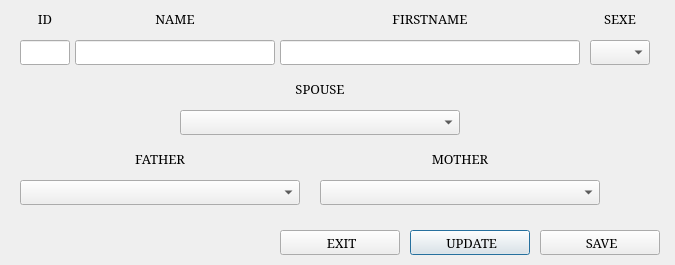
<?xml version="1.0" encoding="UTF-8"?>
<ui version="4.0">
 <class>Individual</class>
 <widget class="QDialog" name="Individual">
  <property name="geometry">
   <rect>
    <x>0</x>
    <y>0</y>
    <width>675</width>
    <height>265</height>
   </rect>
  </property>
  <property name="font">
   <font>
    <family>Serif</family>
    <pointsize>10</pointsize>
   </font>
  </property>
  <property name="windowTitle">
   <string>INDIVIDUAL</string>
  </property>
  <property name="windowIcon">
   <iconset>
    <normaloff>ressources_png/new.png</normaloff>ressources_png/new.png</iconset>
  </property>
  <widget class="QLabel" name="label60">
   <property name="geometry">
    <rect>
     <x>20</x>
     <y>10</y>
     <width>50</width>
     <height>17</height>
    </rect>
   </property>
   <property name="font">
    <font>
     <family>Serif</family>
     <pointsize>10</pointsize>
    </font>
   </property>
   <property name="text">
    <string>ID</string>
   </property>
   <property name="alignment">
    <set>Qt::AlignCenter</set>
   </property>
  </widget>
  <widget class="QLabel" name="label61">
   <property name="geometry">
    <rect>
     <x>75</x>
     <y>10</y>
     <width>200</width>
     <height>17</height>
    </rect>
   </property>
   <property name="font">
    <font>
     <family>Serif</family>
     <pointsize>10</pointsize>
    </font>
   </property>
   <property name="text">
    <string>NAME</string>
   </property>
   <property name="alignment">
    <set>Qt::AlignCenter</set>
   </property>
  </widget>
  <widget class="QLabel" name="label62">
   <property name="geometry">
    <rect>
     <x>280</x>
     <y>10</y>
     <width>300</width>
     <height>17</height>
    </rect>
   </property>
   <property name="font">
    <font>
     <family>Serif</family>
     <pointsize>10</pointsize>
    </font>
   </property>
   <property name="text">
    <string>FIRSTNAME</string>
   </property>
   <property name="alignment">
    <set>Qt::AlignCenter</set>
   </property>
  </widget>
  <widget class="QLineEdit" name="Firstname">
   <property name="geometry">
    <rect>
     <x>280</x>
     <y>40</y>
     <width>300</width>
     <height>25</height>
    </rect>
   </property>
  </widget>
  <widget class="QLineEdit" name="Name">
   <property name="geometry">
    <rect>
     <x>75</x>
     <y>40</y>
     <width>200</width>
     <height>25</height>
    </rect>
   </property>
  </widget>
  <widget class="QLineEdit" name="Id">
   <property name="geometry">
    <rect>
     <x>20</x>
     <y>40</y>
     <width>50</width>
     <height>25</height>
    </rect>
   </property>
   <property name="alignment">
    <set>Qt::AlignRight|Qt::AlignTrailing|Qt::AlignVCenter</set>
   </property>
   <property name="readOnly">
    <bool>true</bool>
   </property>
  </widget>
  <widget class="QLabel" name="label65">
   <property name="geometry">
    <rect>
     <x>20</x>
     <y>150</y>
     <width>280</width>
     <height>17</height>
    </rect>
   </property>
   <property name="font">
    <font>
     <family>Serif</family>
     <pointsize>10</pointsize>
    </font>
   </property>
   <property name="text">
    <string>FATHER</string>
   </property>
   <property name="alignment">
    <set>Qt::AlignCenter</set>
   </property>
  </widget>
  <widget class="QLabel" name="label66">
   <property name="geometry">
    <rect>
     <x>320</x>
     <y>150</y>
     <width>280</width>
     <height>17</height>
    </rect>
   </property>
   <property name="font">
    <font>
     <family>Serif</family>
     <pointsize>10</pointsize>
    </font>
   </property>
   <property name="text">
    <string>MOTHER</string>
   </property>
   <property name="alignment">
    <set>Qt::AlignCenter</set>
   </property>
  </widget>
  <widget class="QComboBox" name="Father">
   <property name="geometry">
    <rect>
     <x>20</x>
     <y>180</y>
     <width>280</width>
     <height>25</height>
    </rect>
   </property>
  </widget>
  <widget class="QComboBox" name="Mother">
   <property name="geometry">
    <rect>
     <x>320</x>
     <y>180</y>
     <width>280</width>
     <height>25</height>
    </rect>
   </property>
  </widget>
  <widget class="QLabel" name="label63">
   <property name="geometry">
    <rect>
     <x>590</x>
     <y>10</y>
     <width>60</width>
     <height>17</height>
    </rect>
   </property>
   <property name="font">
    <font>
     <family>Serif</family>
     <pointsize>10</pointsize>
    </font>
   </property>
   <property name="text">
    <string>SEXE</string>
   </property>
   <property name="alignment">
    <set>Qt::AlignCenter</set>
   </property>
  </widget>
  <widget class="QComboBox" name="Sexe">
   <property name="geometry">
    <rect>
     <x>590</x>
     <y>40</y>
     <width>60</width>
     <height>25</height>
    </rect>
   </property>
  </widget>
  <widget class="QLabel" name="label64">
   <property name="geometry">
    <rect>
     <x>180</x>
     <y>80</y>
     <width>280</width>
     <height>17</height>
    </rect>
   </property>
   <property name="font">
    <font>
     <family>Serif</family>
     <pointsize>10</pointsize>
    </font>
   </property>
   <property name="text">
    <string>SPOUSE</string>
   </property>
   <property name="alignment">
    <set>Qt::AlignCenter</set>
   </property>
  </widget>
  <widget class="QComboBox" name="Spouse">
   <property name="geometry">
    <rect>
     <x>180</x>
     <y>110</y>
     <width>280</width>
     <height>25</height>
    </rect>
   </property>
  </widget>
  <widget class="QPushButton" name="Update">
   <property name="geometry">
    <rect>
     <x>410</x>
     <y>230</y>
     <width>120</width>
     <height>25</height>
    </rect>
   </property>
   <property name="text">
    <string> UPDATE</string>
   </property>
   <property name="icon">
    <iconset>
     <normaloff>ressources_png/update.png</normaloff>ressources_png/update.png</iconset>
   </property>
  </widget>
  <widget class="QPushButton" name="Save">
   <property name="geometry">
    <rect>
     <x>540</x>
     <y>230</y>
     <width>120</width>
     <height>25</height>
    </rect>
   </property>
   <property name="text">
    <string> SAVE</string>
   </property>
   <property name="icon">
    <iconset>
     <normaloff>ressources_png/save.jpg</normaloff>ressources_png/save.jpg</iconset>
   </property>
  </widget>
  <widget class="QPushButton" name="Exit">
   <property name="geometry">
    <rect>
     <x>280</x>
     <y>230</y>
     <width>120</width>
     <height>25</height>
    </rect>
   </property>
   <property name="text">
    <string> EXIT</string>
   </property>
   <property name="icon">
    <iconset>
     <normaloff>ressources_png/quitter.png</normaloff>ressources_png/quitter.png</iconset>
   </property>
  </widget>
 </widget>
 <resources/>
 <connections/>
</ui>
